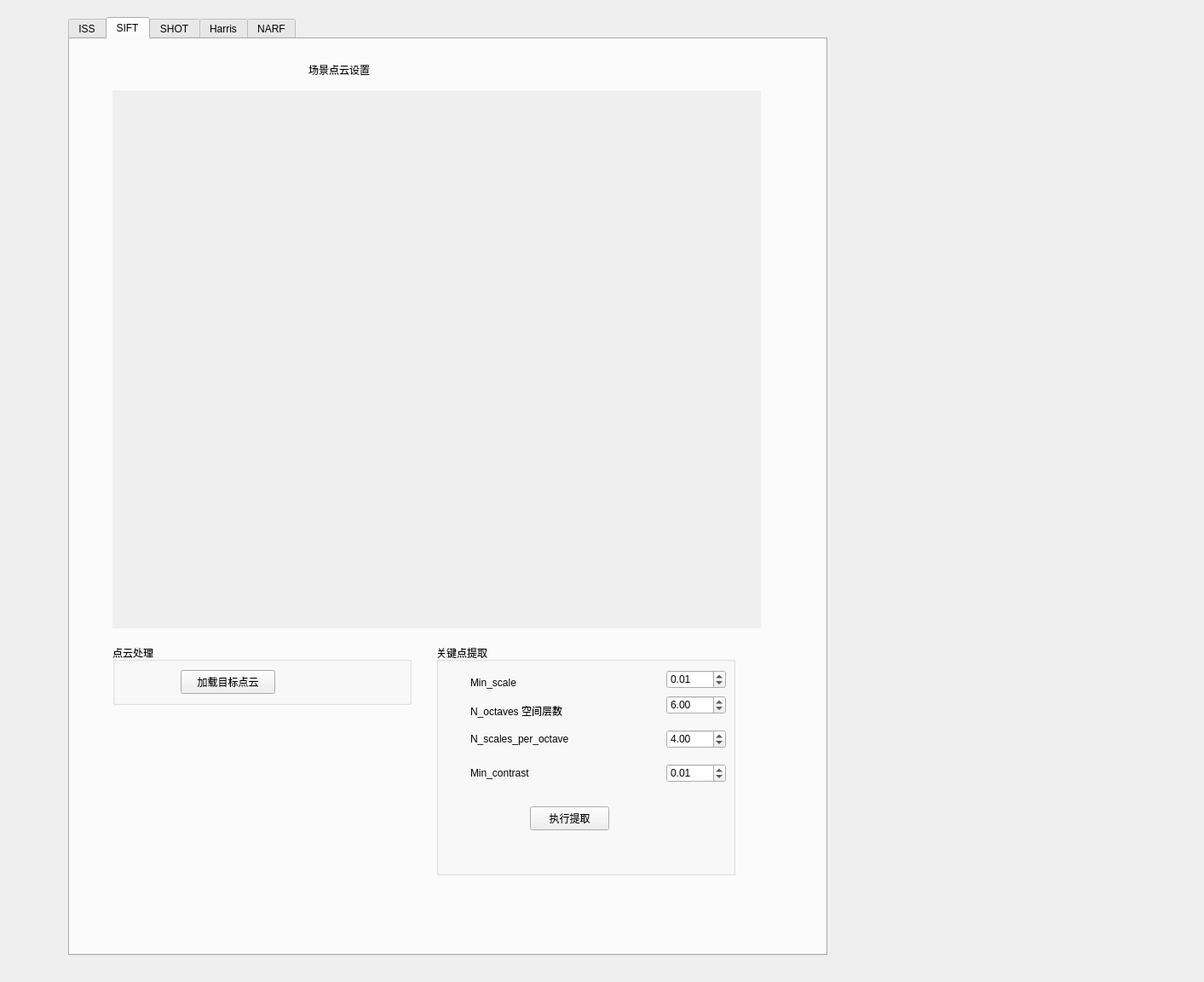
<?xml version="1.0" encoding="UTF-8"?>
<ui version="4.0">
 <class>Feature</class>
 <widget class="QMainWindow" name="Feature">
  <property name="geometry">
   <rect>
    <x>0</x>
    <y>0</y>
    <width>1413</width>
    <height>1152</height>
   </rect>
  </property>
  <property name="windowTitle">
   <string>MainWindow</string>
  </property>
  <widget class="QWidget" name="centralwidget">
   <widget class="QTabWidget" name="tabWidget">
    <property name="geometry">
     <rect>
      <x>80</x>
      <y>20</y>
      <width>891</width>
      <height>1101</height>
     </rect>
    </property>
    <property name="currentIndex">
     <number>1</number>
    </property>
    <widget class="QWidget" name="tab">
     <attribute name="title">
      <string>ISS</string>
     </attribute>
     <widget class="QLabel" name="label_2">
      <property name="geometry">
       <rect>
        <x>250</x>
        <y>30</y>
        <width>141</width>
        <height>31</height>
       </rect>
      </property>
      <property name="text">
       <string>场景点云设置</string>
      </property>
     </widget>
     <widget class="QVTKWidget" name="widget_1" native="true">
      <property name="geometry">
       <rect>
        <x>20</x>
        <y>70</y>
        <width>761</width>
        <height>631</height>
       </rect>
      </property>
      <property name="autoFillBackground">
       <bool>true</bool>
      </property>
     </widget>
     <widget class="QGroupBox" name="groupBox_3">
      <property name="geometry">
       <rect>
        <x>400</x>
        <y>720</y>
        <width>351</width>
        <height>321</height>
       </rect>
      </property>
      <property name="title">
       <string>关键点提取</string>
      </property>
      <widget class="QLabel" name="label_6">
       <property name="geometry">
        <rect>
         <x>40</x>
         <y>35</y>
         <width>151</width>
         <height>20</height>
        </rect>
       </property>
       <property name="text">
        <string>Model_solution</string>
       </property>
      </widget>
      <widget class="QLabel" name="label_7">
       <property name="geometry">
        <rect>
         <x>40</x>
         <y>70</y>
         <width>211</width>
         <height>16</height>
        </rect>
       </property>
       <property name="text">
        <string>SalientRadius</string>
       </property>
      </widget>
      <widget class="QLabel" name="label_8">
       <property name="geometry">
        <rect>
         <x>40</x>
         <y>140</y>
         <width>151</width>
         <height>21</height>
        </rect>
       </property>
       <property name="text">
        <string>Threshold</string>
       </property>
      </widget>
      <widget class="QDoubleSpinBox" name="MSBox">
       <property name="geometry">
        <rect>
         <x>270</x>
         <y>30</y>
         <width>70</width>
         <height>22</height>
        </rect>
       </property>
       <property name="singleStep">
        <double>0.010000000000000</double>
       </property>
       <property name="value">
        <double>0.400000000000000</double>
       </property>
      </widget>
      <widget class="QDoubleSpinBox" name="SRBox">
       <property name="geometry">
        <rect>
         <x>270</x>
         <y>60</y>
         <width>70</width>
         <height>22</height>
        </rect>
       </property>
       <property name="singleStep">
        <double>0.010000000000000</double>
       </property>
       <property name="value">
        <double>2.400000000000000</double>
       </property>
      </widget>
      <widget class="QDoubleSpinBox" name="TBox">
       <property name="geometry">
        <rect>
         <x>270</x>
         <y>140</y>
         <width>70</width>
         <height>22</height>
        </rect>
       </property>
       <property name="maximum">
        <double>100000.000000000000000</double>
       </property>
       <property name="singleStep">
        <double>0.100000000000000</double>
       </property>
       <property name="value">
        <double>0.970000000000000</double>
       </property>
      </widget>
      <widget class="QPushButton" name="executeButton">
       <property name="geometry">
        <rect>
         <x>100</x>
         <y>250</y>
         <width>93</width>
         <height>28</height>
        </rect>
       </property>
       <property name="text">
        <string>执行提取</string>
       </property>
      </widget>
      <widget class="QLabel" name="label_9">
       <property name="geometry">
        <rect>
         <x>40</x>
         <y>210</y>
         <width>211</width>
         <height>16</height>
        </rect>
       </property>
       <property name="text">
        <string>NumberOfThreds</string>
       </property>
      </widget>
      <widget class="QLabel" name="label_10">
       <property name="geometry">
        <rect>
         <x>40</x>
         <y>175</y>
         <width>151</width>
         <height>20</height>
        </rect>
       </property>
       <property name="text">
        <string>MinNeighbors</string>
       </property>
      </widget>
      <widget class="QDoubleSpinBox" name="MNBBox">
       <property name="geometry">
        <rect>
         <x>270</x>
         <y>170</y>
         <width>70</width>
         <height>22</height>
        </rect>
       </property>
       <property name="singleStep">
        <double>0.010000000000000</double>
       </property>
       <property name="value">
        <double>5.000000000000000</double>
       </property>
      </widget>
      <widget class="QDoubleSpinBox" name="NOTBox">
       <property name="geometry">
        <rect>
         <x>270</x>
         <y>200</y>
         <width>70</width>
         <height>22</height>
        </rect>
       </property>
       <property name="singleStep">
        <double>0.010000000000000</double>
       </property>
       <property name="value">
        <double>4.000000000000000</double>
       </property>
      </widget>
      <widget class="QDoubleSpinBox" name="NMRBox">
       <property name="geometry">
        <rect>
         <x>270</x>
         <y>100</y>
         <width>70</width>
         <height>22</height>
        </rect>
       </property>
       <property name="maximum">
        <double>100000.000000000000000</double>
       </property>
       <property name="value">
        <double>1.600000000000000</double>
       </property>
      </widget>
      <widget class="QLabel" name="label_11">
       <property name="geometry">
        <rect>
         <x>40</x>
         <y>100</y>
         <width>151</width>
         <height>21</height>
        </rect>
       </property>
       <property name="text">
        <string>NonMaxRadius</string>
       </property>
      </widget>
     </widget>
     <widget class="QGroupBox" name="groupBox">
      <property name="geometry">
       <rect>
        <x>20</x>
        <y>720</y>
        <width>351</width>
        <height>71</height>
       </rect>
      </property>
      <property name="title">
       <string>点云处理</string>
      </property>
      <widget class="QPushButton" name="loadSceneBut">
       <property name="geometry">
        <rect>
         <x>80</x>
         <y>30</y>
         <width>111</width>
         <height>28</height>
        </rect>
       </property>
       <property name="text">
        <string>加载目标点云</string>
       </property>
      </widget>
     </widget>
    </widget>
    <widget class="QWidget" name="tab_2">
     <attribute name="title">
      <string>SIFT</string>
     </attribute>
     <widget class="QLabel" name="label_3">
      <property name="geometry">
       <rect>
        <x>280</x>
        <y>20</y>
        <width>141</width>
        <height>31</height>
       </rect>
      </property>
      <property name="text">
       <string>场景点云设置</string>
      </property>
     </widget>
     <widget class="QGroupBox" name="groupBox_2">
      <property name="geometry">
       <rect>
        <x>50</x>
        <y>710</y>
        <width>351</width>
        <height>71</height>
       </rect>
      </property>
      <property name="title">
       <string>点云处理</string>
      </property>
      <widget class="QPushButton" name="loadSceneBut_2">
       <property name="geometry">
        <rect>
         <x>80</x>
         <y>30</y>
         <width>111</width>
         <height>28</height>
        </rect>
       </property>
       <property name="text">
        <string>加载目标点云</string>
       </property>
      </widget>
     </widget>
     <widget class="QGroupBox" name="groupBox_4">
      <property name="geometry">
       <rect>
        <x>430</x>
        <y>710</y>
        <width>351</width>
        <height>271</height>
       </rect>
      </property>
      <property name="title">
       <string>关键点提取</string>
      </property>
      <widget class="QLabel" name="label_12">
       <property name="geometry">
        <rect>
         <x>40</x>
         <y>35</y>
         <width>151</width>
         <height>20</height>
        </rect>
       </property>
       <property name="text">
        <string>Min_scale</string>
       </property>
      </widget>
      <widget class="QLabel" name="label_13">
       <property name="geometry">
        <rect>
         <x>40</x>
         <y>70</y>
         <width>211</width>
         <height>16</height>
        </rect>
       </property>
       <property name="text">
        <string>N_octaves 空间层数</string>
       </property>
      </widget>
      <widget class="QLabel" name="label_14">
       <property name="geometry">
        <rect>
         <x>40</x>
         <y>140</y>
         <width>151</width>
         <height>21</height>
        </rect>
       </property>
       <property name="text">
        <string>Min_contrast</string>
       </property>
      </widget>
      <widget class="QDoubleSpinBox" name="MSBox_2">
       <property name="geometry">
        <rect>
         <x>270</x>
         <y>30</y>
         <width>70</width>
         <height>22</height>
        </rect>
       </property>
       <property name="singleStep">
        <double>0.010000000000000</double>
       </property>
       <property name="value">
        <double>0.010000000000000</double>
       </property>
      </widget>
      <widget class="QDoubleSpinBox" name="SRBox_2">
       <property name="geometry">
        <rect>
         <x>270</x>
         <y>60</y>
         <width>70</width>
         <height>22</height>
        </rect>
       </property>
       <property name="singleStep">
        <double>0.100000000000000</double>
       </property>
       <property name="value">
        <double>6.000000000000000</double>
       </property>
      </widget>
      <widget class="QDoubleSpinBox" name="TBox_2">
       <property name="geometry">
        <rect>
         <x>270</x>
         <y>140</y>
         <width>70</width>
         <height>22</height>
        </rect>
       </property>
       <property name="maximum">
        <double>100000.000000000000000</double>
       </property>
       <property name="singleStep">
        <double>0.010000000000000</double>
       </property>
       <property name="value">
        <double>0.010000000000000</double>
       </property>
      </widget>
      <widget class="QPushButton" name="executeButton_2">
       <property name="geometry">
        <rect>
         <x>110</x>
         <y>190</y>
         <width>93</width>
         <height>28</height>
        </rect>
       </property>
       <property name="text">
        <string>执行提取</string>
       </property>
      </widget>
      <widget class="QDoubleSpinBox" name="NMRBox_2">
       <property name="geometry">
        <rect>
         <x>270</x>
         <y>100</y>
         <width>70</width>
         <height>22</height>
        </rect>
       </property>
       <property name="maximum">
        <double>100000.000000000000000</double>
       </property>
       <property name="value">
        <double>4.000000000000000</double>
       </property>
      </widget>
      <widget class="QLabel" name="label_17">
       <property name="geometry">
        <rect>
         <x>40</x>
         <y>100</y>
         <width>151</width>
         <height>21</height>
        </rect>
       </property>
       <property name="text">
        <string>N_scales_per_octave</string>
       </property>
      </widget>
     </widget>
     <widget class="QVTKWidget" name="widget_2" native="true">
      <property name="geometry">
       <rect>
        <x>50</x>
        <y>60</y>
        <width>761</width>
        <height>631</height>
       </rect>
      </property>
      <property name="autoFillBackground">
       <bool>true</bool>
      </property>
     </widget>
    </widget>
    <widget class="QWidget" name="tab_3">
     <attribute name="title">
      <string>SHOT</string>
     </attribute>
     <widget class="QLabel" name="label_4">
      <property name="geometry">
       <rect>
        <x>270</x>
        <y>20</y>
        <width>141</width>
        <height>31</height>
       </rect>
      </property>
      <property name="text">
       <string>场景点云设置</string>
      </property>
     </widget>
     <widget class="QGroupBox" name="groupBox_5">
      <property name="geometry">
       <rect>
        <x>40</x>
        <y>710</y>
        <width>351</width>
        <height>71</height>
       </rect>
      </property>
      <property name="title">
       <string>点云处理</string>
      </property>
      <widget class="QPushButton" name="loadSceneBut_3">
       <property name="geometry">
        <rect>
         <x>80</x>
         <y>30</y>
         <width>111</width>
         <height>28</height>
        </rect>
       </property>
       <property name="text">
        <string>加载目标点云</string>
       </property>
      </widget>
     </widget>
     <widget class="QGroupBox" name="groupBox_6">
      <property name="geometry">
       <rect>
        <x>420</x>
        <y>710</y>
        <width>351</width>
        <height>321</height>
       </rect>
      </property>
      <property name="title">
       <string>关键点提取</string>
      </property>
      <widget class="QLabel" name="label_18">
       <property name="geometry">
        <rect>
         <x>40</x>
         <y>35</y>
         <width>151</width>
         <height>20</height>
        </rect>
       </property>
       <property name="text">
        <string>Model_solution</string>
       </property>
      </widget>
      <widget class="QLabel" name="label_19">
       <property name="geometry">
        <rect>
         <x>40</x>
         <y>70</y>
         <width>211</width>
         <height>16</height>
        </rect>
       </property>
       <property name="text">
        <string>SalientRadius</string>
       </property>
      </widget>
      <widget class="QLabel" name="label_20">
       <property name="geometry">
        <rect>
         <x>40</x>
         <y>140</y>
         <width>151</width>
         <height>21</height>
        </rect>
       </property>
       <property name="text">
        <string>Threshold</string>
       </property>
      </widget>
      <widget class="QDoubleSpinBox" name="MSBox_3">
       <property name="geometry">
        <rect>
         <x>270</x>
         <y>30</y>
         <width>70</width>
         <height>22</height>
        </rect>
       </property>
       <property name="singleStep">
        <double>0.010000000000000</double>
       </property>
       <property name="value">
        <double>0.400000000000000</double>
       </property>
      </widget>
      <widget class="QDoubleSpinBox" name="SRBox_3">
       <property name="geometry">
        <rect>
         <x>270</x>
         <y>60</y>
         <width>70</width>
         <height>22</height>
        </rect>
       </property>
       <property name="singleStep">
        <double>0.010000000000000</double>
       </property>
       <property name="value">
        <double>2.400000000000000</double>
       </property>
      </widget>
      <widget class="QDoubleSpinBox" name="TBox_3">
       <property name="geometry">
        <rect>
         <x>270</x>
         <y>140</y>
         <width>70</width>
         <height>22</height>
        </rect>
       </property>
       <property name="maximum">
        <double>100000.000000000000000</double>
       </property>
       <property name="singleStep">
        <double>0.100000000000000</double>
       </property>
       <property name="value">
        <double>0.970000000000000</double>
       </property>
      </widget>
      <widget class="QPushButton" name="executeButton_3">
       <property name="geometry">
        <rect>
         <x>100</x>
         <y>250</y>
         <width>93</width>
         <height>28</height>
        </rect>
       </property>
       <property name="text">
        <string>执行提取</string>
       </property>
      </widget>
      <widget class="QLabel" name="label_21">
       <property name="geometry">
        <rect>
         <x>40</x>
         <y>210</y>
         <width>211</width>
         <height>16</height>
        </rect>
       </property>
       <property name="text">
        <string>NumberOfThreds</string>
       </property>
      </widget>
      <widget class="QLabel" name="label_22">
       <property name="geometry">
        <rect>
         <x>40</x>
         <y>175</y>
         <width>151</width>
         <height>20</height>
        </rect>
       </property>
       <property name="text">
        <string>MinNeighbors</string>
       </property>
      </widget>
      <widget class="QDoubleSpinBox" name="MNBBox_3">
       <property name="geometry">
        <rect>
         <x>270</x>
         <y>170</y>
         <width>70</width>
         <height>22</height>
        </rect>
       </property>
       <property name="singleStep">
        <double>0.010000000000000</double>
       </property>
       <property name="value">
        <double>5.000000000000000</double>
       </property>
      </widget>
      <widget class="QDoubleSpinBox" name="NOTBox_3">
       <property name="geometry">
        <rect>
         <x>270</x>
         <y>200</y>
         <width>70</width>
         <height>22</height>
        </rect>
       </property>
       <property name="singleStep">
        <double>0.010000000000000</double>
       </property>
       <property name="value">
        <double>4.000000000000000</double>
       </property>
      </widget>
      <widget class="QDoubleSpinBox" name="NMRBox_3">
       <property name="geometry">
        <rect>
         <x>270</x>
         <y>100</y>
         <width>70</width>
         <height>22</height>
        </rect>
       </property>
       <property name="maximum">
        <double>100000.000000000000000</double>
       </property>
       <property name="value">
        <double>1.600000000000000</double>
       </property>
      </widget>
      <widget class="QLabel" name="label_23">
       <property name="geometry">
        <rect>
         <x>40</x>
         <y>100</y>
         <width>151</width>
         <height>21</height>
        </rect>
       </property>
       <property name="text">
        <string>NonMaxRadius</string>
       </property>
      </widget>
     </widget>
     <widget class="QVTKWidget" name="widget_3" native="true">
      <property name="geometry">
       <rect>
        <x>40</x>
        <y>60</y>
        <width>761</width>
        <height>631</height>
       </rect>
      </property>
      <property name="autoFillBackground">
       <bool>true</bool>
      </property>
     </widget>
    </widget>
    <widget class="QWidget" name="tab_4">
     <attribute name="title">
      <string>Harris</string>
     </attribute>
     <widget class="QLabel" name="label_5">
      <property name="geometry">
       <rect>
        <x>270</x>
        <y>20</y>
        <width>141</width>
        <height>31</height>
       </rect>
      </property>
      <property name="text">
       <string>场景点云设置</string>
      </property>
     </widget>
     <widget class="QGroupBox" name="groupBox_7">
      <property name="geometry">
       <rect>
        <x>40</x>
        <y>710</y>
        <width>351</width>
        <height>71</height>
       </rect>
      </property>
      <property name="title">
       <string>点云处理</string>
      </property>
      <widget class="QPushButton" name="loadSceneBut_4">
       <property name="geometry">
        <rect>
         <x>80</x>
         <y>30</y>
         <width>111</width>
         <height>28</height>
        </rect>
       </property>
       <property name="text">
        <string>加载目标点云</string>
       </property>
      </widget>
     </widget>
     <widget class="QGroupBox" name="groupBox_8">
      <property name="geometry">
       <rect>
        <x>420</x>
        <y>710</y>
        <width>351</width>
        <height>161</height>
       </rect>
      </property>
      <property name="title">
       <string>关键点提取</string>
      </property>
      <widget class="QPushButton" name="executeButton_4">
       <property name="geometry">
        <rect>
         <x>90</x>
         <y>110</y>
         <width>93</width>
         <height>28</height>
        </rect>
       </property>
       <property name="text">
        <string>执行提取</string>
       </property>
      </widget>
      <widget class="QLabel" name="label_27">
       <property name="geometry">
        <rect>
         <x>30</x>
         <y>70</y>
         <width>211</width>
         <height>16</height>
        </rect>
       </property>
       <property name="text">
        <string>R_Keypoint</string>
       </property>
      </widget>
      <widget class="QLabel" name="label_28">
       <property name="geometry">
        <rect>
         <x>30</x>
         <y>35</y>
         <width>151</width>
         <height>20</height>
        </rect>
       </property>
       <property name="text">
        <string>R_Normal</string>
       </property>
      </widget>
      <widget class="QDoubleSpinBox" name="MNBBox_4">
       <property name="geometry">
        <rect>
         <x>260</x>
         <y>30</y>
         <width>70</width>
         <height>22</height>
        </rect>
       </property>
       <property name="singleStep">
        <double>0.010000000000000</double>
       </property>
       <property name="value">
        <double>0.100000000000000</double>
       </property>
      </widget>
      <widget class="QDoubleSpinBox" name="NOTBox_4">
       <property name="geometry">
        <rect>
         <x>260</x>
         <y>60</y>
         <width>70</width>
         <height>22</height>
        </rect>
       </property>
       <property name="singleStep">
        <double>0.010000000000000</double>
       </property>
       <property name="value">
        <double>0.100000000000000</double>
       </property>
      </widget>
     </widget>
     <widget class="QVTKWidget" name="widget_4" native="true">
      <property name="geometry">
       <rect>
        <x>40</x>
        <y>60</y>
        <width>761</width>
        <height>631</height>
       </rect>
      </property>
      <property name="autoFillBackground">
       <bool>true</bool>
      </property>
     </widget>
    </widget>
    <widget class="QWidget" name="tab_5">
     <attribute name="title">
      <string>NARF</string>
     </attribute>
     <widget class="QLabel" name="label_15">
      <property name="geometry">
       <rect>
        <x>270</x>
        <y>40</y>
        <width>141</width>
        <height>31</height>
       </rect>
      </property>
      <property name="text">
       <string>场景点云设置</string>
      </property>
     </widget>
     <widget class="QGroupBox" name="groupBox_9">
      <property name="geometry">
       <rect>
        <x>280</x>
        <y>730</y>
        <width>491</width>
        <height>301</height>
       </rect>
      </property>
      <property name="title">
       <string>关键点提取</string>
      </property>
      <widget class="QPushButton" name="executeButton_5">
       <property name="geometry">
        <rect>
         <x>100</x>
         <y>210</y>
         <width>93</width>
         <height>28</height>
        </rect>
       </property>
       <property name="text">
        <string>执行提取</string>
       </property>
      </widget>
      <widget class="QLabel" name="label_29">
       <property name="geometry">
        <rect>
         <x>30</x>
         <y>70</y>
         <width>211</width>
         <height>16</height>
        </rect>
       </property>
       <property name="text">
        <string>Support_Size   点云大小设置</string>
       </property>
      </widget>
      <widget class="QLabel" name="label_30">
       <property name="geometry">
        <rect>
         <x>30</x>
         <y>35</y>
         <width>351</width>
         <height>20</height>
        </rect>
       </property>
       <property name="text">
        <string>Angular_Resolution 深度传感器角度分辨率</string>
       </property>
      </widget>
      <widget class="QDoubleSpinBox" name="MNBBox_5">
       <property name="geometry">
        <rect>
         <x>400</x>
         <y>40</y>
         <width>70</width>
         <height>22</height>
        </rect>
       </property>
       <property name="singleStep">
        <double>0.010000000000000</double>
       </property>
       <property name="value">
        <double>0.500000000000000</double>
       </property>
      </widget>
      <widget class="QDoubleSpinBox" name="NOTBox_5">
       <property name="geometry">
        <rect>
         <x>400</x>
         <y>70</y>
         <width>70</width>
         <height>22</height>
        </rect>
       </property>
       <property name="singleStep">
        <double>0.010000000000000</double>
       </property>
       <property name="value">
        <double>0.200000000000000</double>
       </property>
      </widget>
      <widget class="QLabel" name="label_31">
       <property name="geometry">
        <rect>
         <x>30</x>
         <y>95</y>
         <width>151</width>
         <height>20</height>
        </rect>
       </property>
       <property name="text">
        <string>Noise_Level</string>
       </property>
      </widget>
      <widget class="QDoubleSpinBox" name="NOTBox_6">
       <property name="geometry">
        <rect>
         <x>400</x>
         <y>130</y>
         <width>70</width>
         <height>22</height>
        </rect>
       </property>
       <property name="singleStep">
        <double>0.010000000000000</double>
       </property>
       <property name="value">
        <double>0.000000000000000</double>
       </property>
      </widget>
      <widget class="QDoubleSpinBox" name="MNBBox_6">
       <property name="geometry">
        <rect>
         <x>400</x>
         <y>100</y>
         <width>70</width>
         <height>22</height>
        </rect>
       </property>
       <property name="singleStep">
        <double>0.010000000000000</double>
       </property>
       <property name="value">
        <double>0.000000000000000</double>
       </property>
      </widget>
      <widget class="QLabel" name="label_32">
       <property name="geometry">
        <rect>
         <x>30</x>
         <y>130</y>
         <width>211</width>
         <height>16</height>
        </rect>
       </property>
       <property name="text">
        <string>Min_Range</string>
       </property>
      </widget>
      <widget class="QDoubleSpinBox" name="NOTBox_7">
       <property name="geometry">
        <rect>
         <x>400</x>
         <y>160</y>
         <width>70</width>
         <height>22</height>
        </rect>
       </property>
       <property name="singleStep">
        <double>0.010000000000000</double>
       </property>
       <property name="value">
        <double>1.000000000000000</double>
       </property>
      </widget>
      <widget class="QLabel" name="label_33">
       <property name="geometry">
        <rect>
         <x>30</x>
         <y>160</y>
         <width>211</width>
         <height>16</height>
        </rect>
       </property>
       <property name="text">
        <string>Border_Size</string>
       </property>
      </widget>
     </widget>
     <widget class="QGroupBox" name="groupBox_10">
      <property name="geometry">
       <rect>
        <x>40</x>
        <y>730</y>
        <width>191</width>
        <height>71</height>
       </rect>
      </property>
      <property name="title">
       <string>点云处理</string>
      </property>
      <widget class="QPushButton" name="loadSceneBut_5">
       <property name="geometry">
        <rect>
         <x>30</x>
         <y>30</y>
         <width>111</width>
         <height>28</height>
        </rect>
       </property>
       <property name="text">
        <string>加载目标点云</string>
       </property>
      </widget>
     </widget>
     <widget class="QVTKWidget" name="widget_5" native="true">
      <property name="geometry">
       <rect>
        <x>40</x>
        <y>80</y>
        <width>761</width>
        <height>631</height>
       </rect>
      </property>
      <property name="autoFillBackground">
       <bool>true</bool>
      </property>
     </widget>
    </widget>
   </widget>
  </widget>
 </widget>
 <customwidgets>
  <customwidget>
   <class>QVTKWidget</class>
   <extends>QWidget</extends>
   <header>QVTKWidget.h</header>
   <container>1</container>
  </customwidget>
 </customwidgets>
 <resources/>
 <connections/>
</ui>
